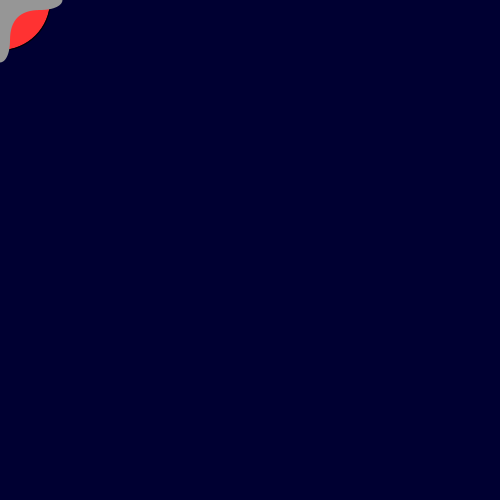
Frame 1 (no input)
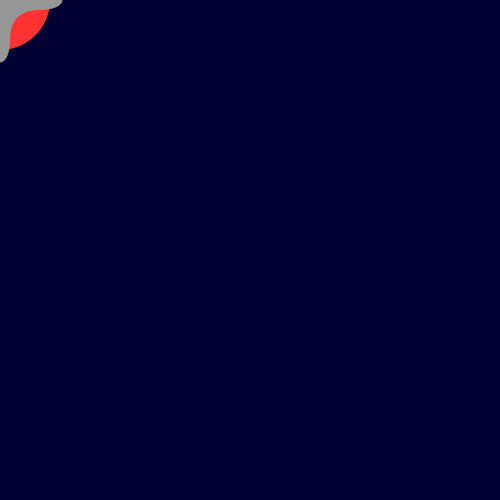
Frame 60 (the mouse pressed at the canvas centre just before this capture)
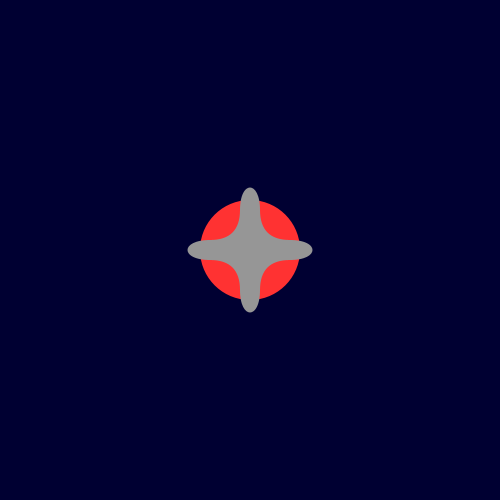
Frame 120 (the mouse held since frame 60 and released just before this capture)

The Processing sketch that drew these frames (run headless with seeded random() and noise(); from frame 60 on, the mouse is pressed at the canvas centre):

// Processing sketch: processing_20168
// ── processing_20168.pde

  float centerX = 0;
  float centerY = 0;
  int dir = 1;
  float theta=0;
  float delta=100;
  float grayscale=150;

void setup () {
  size(500,500);
  smooth();
}

void draw(){
  background(0,0,50);
  
  translate(mouseX,mouseY);
  
  fill(255,50,50);
  ellipse(centerX, centerY, delta, delta);
    
  noStroke();
  fill(grayscale);
  rotate(theta);
  beginShape();
  vertex(centerX-10,centerY-40);
  bezierVertex(centerX-10,centerY-70, centerX+10,centerY-70, centerX+10,centerY-40);//north curve
  bezierVertex(centerX+10,centerY-20, centerX+20,centerY-10, centerX+40,centerY-10);//northwest curve
  bezierVertex(centerX+70,centerY-10, centerX+70,centerY+10, centerX+40,centerY+10);//west curve
  bezierVertex(centerX+20,centerY+10, centerX+10,centerY+20, centerX+10,centerY+40);//southwest curve
  bezierVertex(centerX+10,centerY+70, centerX-10,centerY+70, centerX-10,centerY+40);//south curve
  bezierVertex(centerX-10,centerY+20, centerX-20,centerY+10, centerX-40,centerY+10);//southeast curve
  bezierVertex(centerX-70,centerY+10, centerX-70,centerY-10, centerX-40,centerY-10);//east curve
  bezierVertex(centerX-20,centerY-10, centerX-10,centerY-20, centerX-10,centerY-40);//northeast curve
  endShape();

}

void keyPressed()
{
  if(keyCode==LEFT) theta -= 0.1;
  if(keyCode==RIGHT) theta += 0.1;
  if(keyCode==UP) delta += 2;
  if(keyCode==DOWN) delta -= 2;
  if(keyCode==',') grayscale -= 10;
  if(keyCode=='.') grayscale += 10;
   
}


/*
translate(mouseX,mouseY);
float theta = PI*mouseX / width;
rotate(theta);
rectMode(CENTER);
rect(0,0, 100,100);
*/

//movement
/*
centerX = centerX+4;
  if(centerX>width){
  dir=dir*-1;
  }
*/

//resting state: circle expands and contracts

//mouse clicked: rotate?
